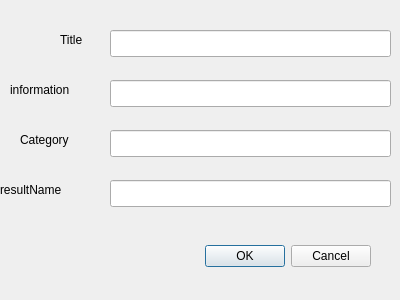
<?xml version="1.0" encoding="UTF-8"?>
<ui version="4.0">
 <class>ChoiceDialog</class>
 <widget class="QDialog" name="ChoiceDialog">
  <property name="geometry">
   <rect>
    <x>0</x>
    <y>0</y>
    <width>400</width>
    <height>300</height>
   </rect>
  </property>
  <property name="windowTitle">
   <string>Dialog</string>
  </property>
  <widget class="QDialogButtonBox" name="buttonBox">
   <property name="geometry">
    <rect>
     <x>30</x>
     <y>240</y>
     <width>341</width>
     <height>32</height>
    </rect>
   </property>
   <property name="orientation">
    <enum>Qt::Horizontal</enum>
   </property>
   <property name="standardButtons">
    <set>QDialogButtonBox::Cancel|QDialogButtonBox::Ok</set>
   </property>
  </widget>
  <widget class="QLabel" name="label">
   <property name="geometry">
    <rect>
     <x>60</x>
     <y>30</y>
     <width>41</width>
     <height>19</height>
    </rect>
   </property>
   <property name="text">
    <string>Title</string>
   </property>
  </widget>
  <widget class="QLineEdit" name="title">
   <property name="geometry">
    <rect>
     <x>110</x>
     <y>30</y>
     <width>281</width>
     <height>27</height>
    </rect>
   </property>
  </widget>
  <widget class="QLabel" name="label_2">
   <property name="geometry">
    <rect>
     <x>10</x>
     <y>80</y>
     <width>91</width>
     <height>19</height>
    </rect>
   </property>
   <property name="text">
    <string>information</string>
   </property>
  </widget>
  <widget class="QLineEdit" name="information">
   <property name="geometry">
    <rect>
     <x>110</x>
     <y>80</y>
     <width>281</width>
     <height>27</height>
    </rect>
   </property>
  </widget>
  <widget class="QLabel" name="label_3">
   <property name="geometry">
    <rect>
     <x>20</x>
     <y>130</y>
     <width>71</width>
     <height>20</height>
    </rect>
   </property>
   <property name="text">
    <string>Category</string>
   </property>
  </widget>
  <widget class="QLineEdit" name="category">
   <property name="geometry">
    <rect>
     <x>110</x>
     <y>130</y>
     <width>281</width>
     <height>27</height>
    </rect>
   </property>
  </widget>
  <widget class="QLabel" name="label_4">
   <property name="geometry">
    <rect>
     <x>0</x>
     <y>180</y>
     <width>91</width>
     <height>20</height>
    </rect>
   </property>
   <property name="text">
    <string>resultName</string>
   </property>
  </widget>
  <widget class="QLineEdit" name="result">
   <property name="geometry">
    <rect>
     <x>110</x>
     <y>180</y>
     <width>281</width>
     <height>27</height>
    </rect>
   </property>
  </widget>
 </widget>
 <resources/>
 <connections>
  <connection>
   <sender>buttonBox</sender>
   <signal>accepted()</signal>
   <receiver>ChoiceDialog</receiver>
   <slot>accept()</slot>
   <hints>
    <hint type="sourcelabel">
     <x>248</x>
     <y>254</y>
    </hint>
    <hint type="destinationlabel">
     <x>157</x>
     <y>274</y>
    </hint>
   </hints>
  </connection>
  <connection>
   <sender>buttonBox</sender>
   <signal>rejected()</signal>
   <receiver>ChoiceDialog</receiver>
   <slot>reject()</slot>
   <hints>
    <hint type="sourcelabel">
     <x>316</x>
     <y>260</y>
    </hint>
    <hint type="destinationlabel">
     <x>286</x>
     <y>274</y>
    </hint>
   </hints>
  </connection>
 </connections>
</ui>
